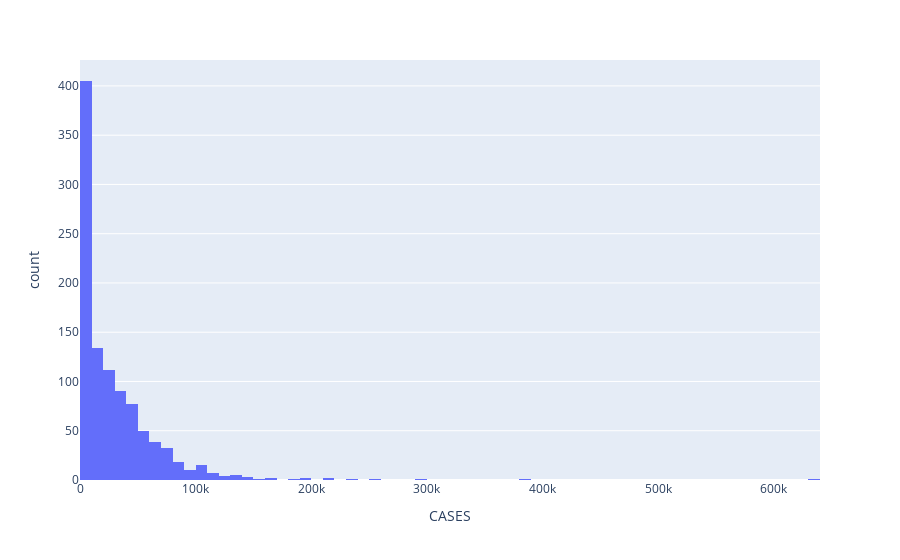

Source (notebook cell):
### Code cell
fig = px.histogram(d, x='CASES')
fig.show()

### Figure 1 — Plotly figure (JSON) as saved in the notebook; plotly's stock layout.template omitted (floating-point values rounded to 4 significant figures; data arrays with more than 128 entries replaced by an {"elided": "..."} marker saying what was removed)
{"data": [{"alignmentgroup": "True", "bingroup": "x", "hovertemplate": "CASES=%{x}<br>count=%{y}<extra></extra>", "legendgroup": "", "marker": {"color": "#636efa", "pattern": {"shape": ""}}, "name": "", "offsetgroup": "", "orientation": "v", "showlegend": false, "type": "histogram", "x": {"elided": "1014 int values"}, "xaxis": "x", "yaxis": "y"}], "layout": {"barmode": "relative", "legend": {"tracegroupgap": 0}, "margin": {"t": 60}, "xaxis": {"anchor": "y", "domain": [0, 1], "title": {"text": "CASES"}}, "yaxis": {"anchor": "x", "domain": [0, 1], "title": {"text": "count"}}}}
